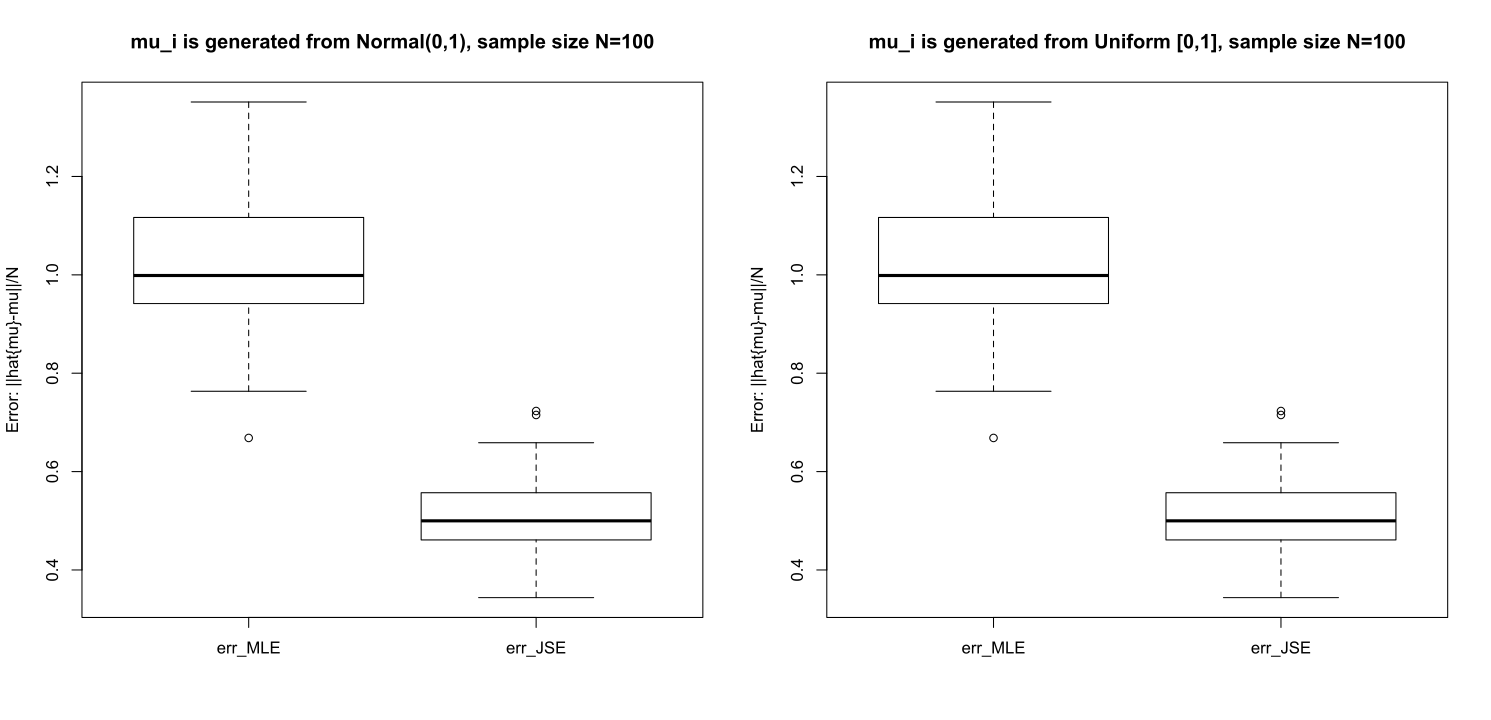

Generate this figure with R:


nrep = 100
err_MLE = rep(0,nrep)
err_JSE = rep(0,nrep)

# p = N in the following
N = 100
mu = runif(N)
for (i in 1:nrep){
#mu = rnorm(N)    #mu is generated from N(0,1)
z = rnorm(N,mu,1)
mu_MLE = z
mu_JSE = (1-(N-2)/sum(z^2))*z
err_MLE[i] = sum((mu_MLE-mu)^2)/N
err_JSE[i] = sum((mu_JSE-mu)^2)/N
}
err1 = as.data.frame(cbind(err_MLE,err_JSE))
names(err1) = c("err_MLE","err_JSE")


N = 100
for (i in 1:nrep){
mu = runif(N)#mu is generated from uniform [0,1]
z = rnorm(N,mu,1)
mu_MLE = z
mu_JSE = (1-(N-2)/sum(z^2))*z
err_MLE[i] = sum((mu_MLE-mu)^2)/N
err_JSE[i] = sum((mu_JSE-mu)^2)/N
}
err2 = as.data.frame(cbind(err_MLE,err_JSE))
names(err2) = c("err_MLE","err_JSE")

par(mfrow=c(1,2))
boxplot(err1,ylab = "Error: ||hat{mu}-mu||/N")
title(paste("mu_i is generated from Normal(0,1), sample size N=",N,sep=""))
boxplot(err1,ylab = "Error: ||hat{mu}-mu||/N")
title(paste("mu_i is generated from Uniform [0,1], sample size N=",N,sep=""))

#Efron's Batting example
names<-c("Clemente","F.Robinson","F.Howard","Johnstone","Berry","Spencer","Kessinger","L.Alvarado","Santo","Swoboda","Unser","Williams","Scott","Petrocelli","E.Rodriguez","Campaneris","Munson","Alvis")
hits<-c(18,17,16,15,14,14,13,12,11,11,10,10,10,10,10,9,8,7)
n <- 45
mu<-c(.346,.298,.276,.222,.273,.270,.263,.210,.269,.230,.264,.256,.303,.264,.226,.286,.316,.200)
p <- length(hits)

mu_mle<-hits/n
z<-mu_mle
z_bar = mean(z)
S = sum((z-z_bar)^2)
sigma02 = z_bar*(1-z_bar)/n
#mu_js = (1-S/p*(p-2)/(t(z)%*%z))*z
mu_js = (1-sigma02*(p-2)/(t(z)%*%z))*z
mu_js1 = z_bar + (1 - (p-3)*sigma02/S) * (z-z_bar)

z_0 = 0.4
S = sum((z - z_0)^2)
sigma02 = z_0*(1-z_0)/n
mu_js2 = z_0 + (1 - (p-3)*sigma02/S) * (z-z_0)

err_js = sum((round(mu_js,digits=3)-mu)^2)
err_js1 = sum((round(mu_js1,digits=3)-mu)^2)
err_js2 = sum((round(mu_js2,digits=3)-mu)^2)
err_mle = sum((round(mu_mle,digits=3)-mu)^2)

err_js/err_mle

err_js1/err_mle

err_js2/err_mle

X<-as.data.frame(cbind(names,hits,round(mu_mle,digits=3),mu,round(mu_js,digits=3),round(mu_js1,digits=3))
write.table(X,file="efron_bat.txt",sep="&",row.names=FALSE,quote=FALSE)
